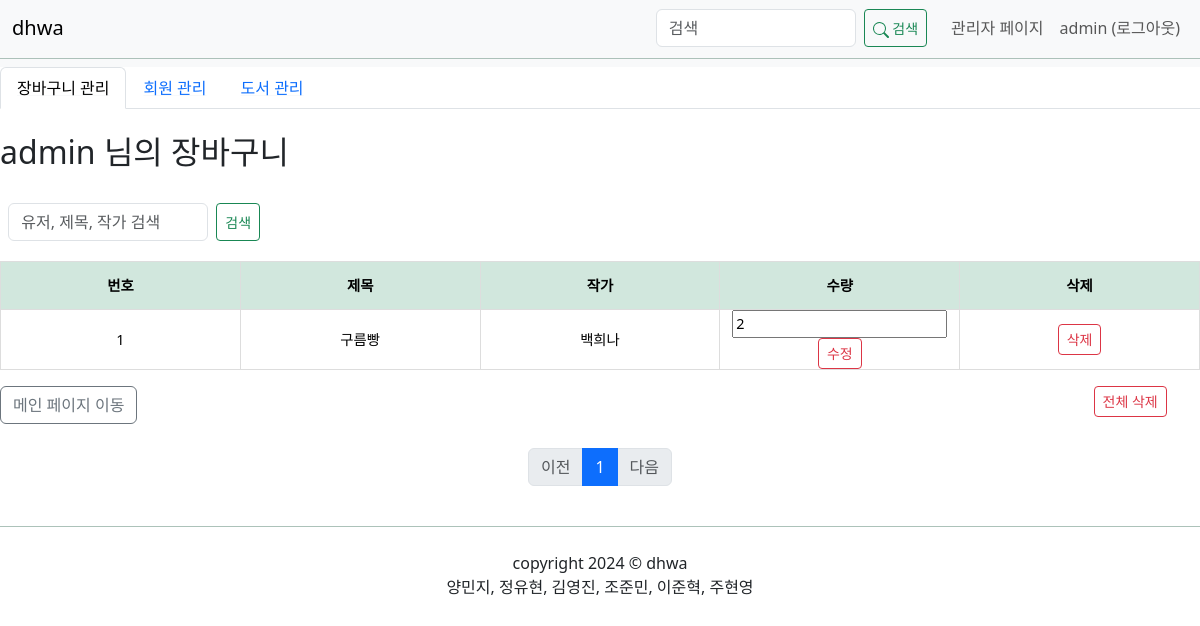
Screenshot of /cart/admin_cart/1/ (signed in) with the database file from the repository.
### minhwa/models.py (models this page shows)
class DHWAUSER(db.Model):
    id = db.Column(db.Integer, primary_key=True)
    username = db.Column(db.String(150), unique=True, nullable=False)
    password = db.Column(db.String(150), nullable=False)
    tell = db.Column(db.String(30), nullable=True)
    email = db.Column(db.String(120), unique=True, nullable=True)
    address = db.Column(db.Text(), nullable=True)
    postcode = db.Column(db.Integer, nullable=True)

class DHWACART(db.Model):
    id = db.Column(db.Integer, primary_key=True)
    list_id = db.Column(db.Integer, db.ForeignKey('dhwalist.list_id'))
    dhwalist = db.relationship('DHWALIST', backref=db.backref('dhwalist_set'))
    username = db.Column(db.String(150), db.ForeignKey('dhwauser.id'), nullable=False)
    dhwauser = db.relationship('DHWAUSER', backref=db.backref('dhwauser_set'))
    subject = db.Column(db.String(150), nullable=False)
    amount = db.Column(db.Integer, nullable=False)
    writer = db.Column(db.String(150), nullable=True)
    publi = db.Column(db.String(150), nullable=True)
    rent_date = db.Column(db.DateTime(), nullable=True)
    return_date = db.Column(db.DateTime(), nullable=True)

### minhwa/views/cart_views.py (the view)
@bp.route('/admin_cart/<int:adlist_id>/', methods=['GET'])
@login_required
def admin_cart(adlist_id):
    page = request.args.get('page', 1, type=int)
    uname = DHWAUSER.query.get(adlist_id).username
    uscart = DHWACART.query.all()
    aduser = DHWAUSER.query.order_by(DHWAUSER.username).paginate(page=page)
    return render_template('cart/admin_cart.html', uscart=uscart,uname=uname, aduser=aduser)

### minhwa/views/auth_views.py (called while the page is built)
def login_required(view):
    @functools.wraps(view)
    def wrapped_view(*args, **kwargs):
        if g.user is None:
            _next = request.url if request.method == 'GET' else ''
            return redirect(url_for('auth.login', next=_next))
        return view(*args, **kwargs)
    return wrapped_view

### minhwa/views/mypage_views.py (called while the page is built)
@bp.before_app_request
def load_logged_in_user():
    user_id = session.get('user_id')
    if user_id:
        g.user = DHWAUSER.query.get(user_id)
    else:
        g.user = None

### minhwa/templates/cart/admin_cart.html (shortened to what this page needs)
{% extends "base.html" %}
{% block content %}
<ul class="nav nav-tabs" id="myTab" role="tablist">
    <li class="nav-item" role="presentation">
        <a href="{{ url_for('cart.admin_cart_users') }}" class="link-underline-light">
        <button class="nav-link active" id="profile-tab" data-bs-toggle="tab"
            data-bs-target="#profile-tab-pane" type="button" role="tab" aria-controls="profile-tab-pane"
            aria-selected="true">장바구니 관리</button>
        </a>
    </li>
    <li class="nav-item" role="presentation">
        <a href="{{ url_for('auth.select_users') }}" class="link-underline-light">
        <button class="nav-link" id="home-tab" data-bs-toggle="tab"
            data-bs-target="#home-tab-pane" type="button" role="tab" aria-controls="home-tab-pane"
            aria-selected="false">회원 관리</button>
        </a>
    </li>
    <li class="nav-item" role="presentation">
        <a href="{{ url_for('dhwa_list.book') }}" class="link-underline-light">
        <button class="nav-link" id="contact-tab" data-bs-toggle="tab" data-bs-target="#contact-tab-pane"
            type="button" role="tab" aria-controls="contact-tab-pane"
            aria-selected="false">도서 관리</button>
        </a>
    </li>
</ul>
<br>
<div>
    {% if uscart %}
    <h2>{{ uname }} 님의 장바구니</h2><br>
    <form class="d-flex me-3" action="{{ url_for('cart.admin_cart_search') }}" method="get">
        &nbsp;&nbsp;<input class="form-control me-2" type="search" placeholder="유저, 제목, 작가 검색" aria-label="Search" name="q" style="max-width: 200px;" value="{{ request.args.get('q', '') }}">
        <button class="btn btn-outline-success btn-sm" type="submit">
            검색</button>
    </form>
    <table class="table">
        <thead>
            <tr class="table-success admin_cart_table">
                <th class="text-center admin_cart_table">번호</th>
                <th class="text-center admin_cart_table">제목</th>
                <th class="text-center admin_cart_table">작가</th>
                <th class="text-center admin_cart_table">수량</th>
                <th class="text-center admin_cart_table">삭제</th>
            </tr>
        </thead>
        <tbody>
        {% if uscart %}
            {% for ucart in uscart %}
                {% if ucart.username == uname %}
                    <tr>
                        <td class="text-center admin_cart_table">{{ loop.index }}</td>
                        <td class="text-center admin_cart_table">{{ ucart.subject }}</td>
                        <td class="text-center admin_cart_table">{{ ucart.writer }}</td>
                        <td>
                            <form action="{{ url_for('cart.admin_modify', ucart_id=ucart.id) }}" method="post">
                                <input type="number" name="ucart_amount" value="{{ ucart.amount }}">
                                <button type="submit" class="btn btn-outline-danger btn-sm">수정</button>
                            </form>
                        </td>
                        <td>
                            <form action="{{ url_for('cart.admin_delete', ucart_id=ucart.id) }}" method="post">
                                <button type="submit" class="btn btn-outline-danger btn-sm">삭제</button>
                            </form>
                        </td>
                    </tr>
                {% endif %}
            {% endfor %}
        {% else %}
            <tr>
                <td colspan="7" class="text-center admin_cart_table">장바구니에 도서가 없습니다.</td>
            </tr>
        {% endif %}
        </tbody>
    </table>
    {% endif %}
    <div class="d-flex justify-content-between">
        <a href="{{ url_for('main.index') }}" class="btn btn-outline-secondary">메인 페이지 이동</a>
        <div>
            <form action="{{ url_for('cart.admin_delete_all', uname=uname) }}" method="post">
                <button type="submit" class="btn btn-outline-danger btn-sm">전체 삭제</button>&nbsp;&nbsp;&nbsp;&nbsp;&nbsp;&nbsp;&nbsp;&nbsp;</form>
        </div>
    </div>
</div>
<div class="d-flex justify-content-center mt-4">
    <ul class="pagination">
        {% if aduser.has_prev %}
            <li class="page-item">
                <a class="page-link" href="{{ url_for('cart.admin_cart_users', page=aduser.prev_num) }}">이전</a>
            </li>
        {% else %}
            <li class="page-item disabled">
                <span class="page-link">이전</span>
            </li>
        {% endif %}
        {% for page_num in range(1, aduser.pages + 1) %}
            <li class="page-item {% if page_num == aduser.page %}active{% endif %}">
                <a class="page-link" href="{{ url_for('cart.admin_cart_users', page=page_num) }}">{{ page_num }}</a>
            </li>
        {% endfor %}
        {% if aduser.has_next %}
            <li class="page-item">
                <a class="page-link" href="{{ url_for('cart.admin_cart_users', page=aduser.next_num) }}">다음</a>
            </li>
        {% else %}
            <li class="page-item disabled">
                <span class="page-link">다음</span>
            </li>
        {% endif %}
    </ul>
</div>
{% endblock %}

### minhwa/templates/navbar.html (shortened to what this page needs)
<nav class="navbar navbar-expand-lg navbar-light bg-light">
    <div class="container-fluid">
        <a class="navbar-brand" href="{{ url_for('dhwa_list._list') }}">dhwa</a>
        <div class="collapse navbar-collapse" id="navbarNav">
            <div class="d-flex align-items-center ms-auto">
            <form class="d-flex me-3" action="{{ url_for('dhwa_list.search') }}" method="get">
                <input class="form-control me-2" type="search" placeholder="검색" aria-label="Search" name="q" style="max-width: 200px;" value="{{ request.args.get('q', '') }}">
                <button class="btn btn-outline-success btn-sm" type="submit">
                    <svg xmlns="http://www.w3.org/2000/svg" width="16" height="16" fill="currentColor" class="bi bi-search" viewBox="0 0 16 16">
                        <path d="M11.742 10.344a6.5 6.5 0 1 0-1.397 1.398h-.001q.044.06.098.115l3.85 3.85a1 1 0 0 0 1.415-1.414l-3.85-3.85a1 1 0 0 0-.115-.1zM12 6.5a5.5 5.5 0 1 1-11 0 5.5 5.5 0 0 1 11 0"/>
                      </svg> 검색 </button>
            </form>
            <ul class="navbar-nav ms-auto">
                {% if g.user %}
                    <li class="nav-item">
                        {% if g.user.username == 'admin' %}
                            <a class="nav-link" href="{{ url_for('cart.admin_cart_users') }}">관리자 페이지</a>
                        {% else %}
                            <a class="nav-link" href="{{ url_for('mypage.mypage') }}">내 정보</a>
                        {% endif %}
                    </li>
                    <li class="nav-item">
                        <a class="nav-link" href="{{ url_for('auth.logout') }}">
                            {{ g.user.username }} (로그아웃)
                        </a>
                    </li>
                {% endif %}
            </ul>
        </div>
        </div>
    </div>
</nav>

### minhwa/static/bookcss/admin_users.css (style rules this page uses)
.container-fluid { border-bottom: 1px solid rgba(4, 70, 39, 0.308); padding-bottom: 10px; }

### minhwa/static/bookcss/admin_book.css (style rules this page uses)
html, body { width: 100%; height: 100%; margin: 0; padding: 0; overflow-x: hidden; }
.table { width: 100%; table-layout: fixed; border-collapse: collapse; font-size: 0.9rem; }
.table th, .table td { text-align: center; vertical-align: middle; padding: 0px; border: 1px solid #ddd; word-wrap: break-word; }

### minhwa/static/bookcss/client_cart.css (style rules this page uses)
.admin_cart_table { height: 4vw; }

### minhwa/static/bookcss/style.css (style rules this page uses)
table { text-align: center; margin-top: 20px; }
th, td, tr { vertical-align: middle; }

### rows the page displays
DHWAUSER: user.username "admin", username "admin"
DHWACART: subject "구름빵", writer "백희나", ucart_amount "2"

### other values shown
{{ page_num }} "1"
